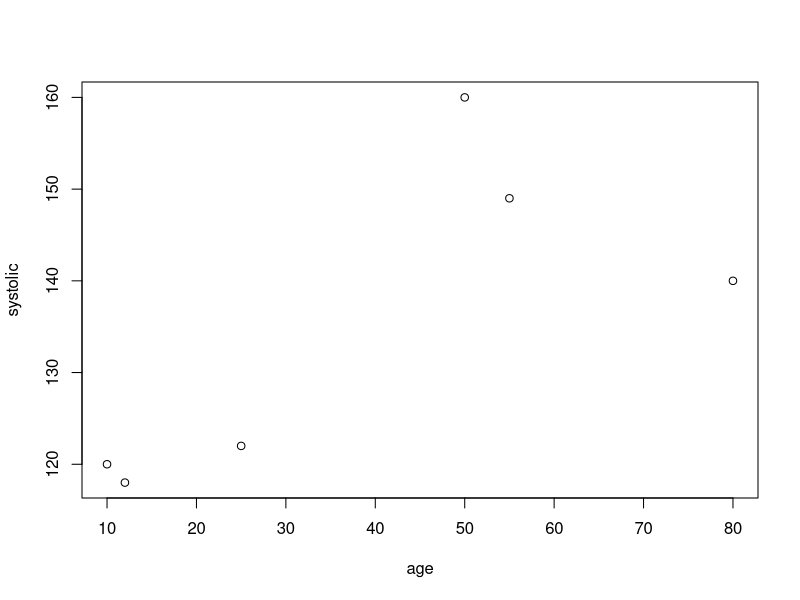
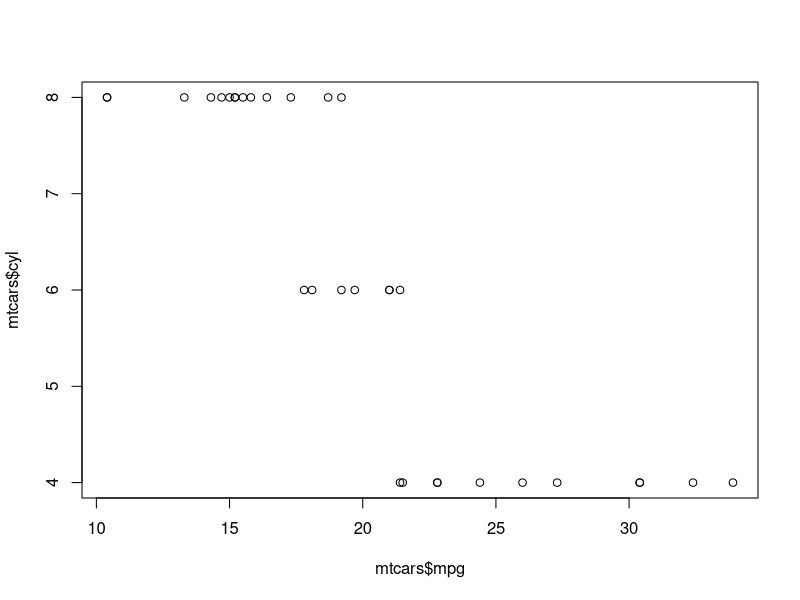
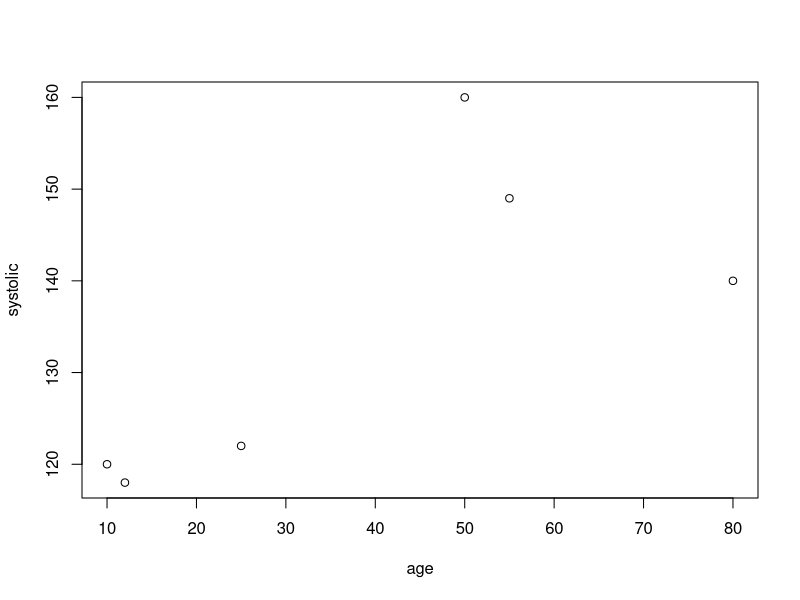

Generate these figures, in order, with R: (Note: this script raises an error after producing the figures.)
###################################################################	
### <October 4 2020> Min Lu
###
###  
###
###################################################################	
### 
### Topic 1 
### R section for BST 625
### Statistical Computing
### Fall 2020
### ------------------------------------------------------------
###  Min Lu, PhD                     m.lu6@umiami.edu
###                                  phone: 305-243-5473
###  Research Assistant Professor, Division of Biostatistics           
###  Clinical Research Building
###  1120 NW 14th Street, Room 1059
###  University of Miami, Miami FL 33136
###
###  -------------------------------------------------------------
###  THIS PROGRAM SHOULD NOT BE COPIED, USED, MODIFIED, OR 
###  DISSEMINATED IN ANY WAY WITHOUT SPECIFIC WRITTEN PERMISSION 
###  FROM THE AUTHOR.
###
###################################################################


########## R1_Intro.ppt Slides 1 to 6 ## familiar with R studio
age <- c(10, 12, 25, 50, 55, 80)       # initialize a vector
systolic <- c(120, 118, 122, 160, 149, 140)


plot(age, systolic) # make a plot


pdf("example.pdf", width = 5, height = 5)
plot(age, systolic)
dev.off()

########## R1_Intro.ppt Slides 7 to 12 ## environment

plot(mtcars$mpg, mtcars$cyl)

x <- 1
ls()    # print objects in your Global Environment
e <- new.env()  # create new environment e
e$a <- FALSE
e$b <- "a"
e$c <- 2.3
e$d <- 1:3
rm(e)  # remove environment e  
rm(x)  # remove object x from global environment

search() # display all enviornments in your RAM

ls("package:stats")  # print objects in package "stats"

install.packages("xfun")  # install a package
library("xfun")           # load a package
require("xfun")           # load a package


########## R1_Intro.ppt Slides 13 to 22 ## function usage                             

age <- c(10, 12, 25, 50, 55, 80)
mean(age) # calculate the average/mean
mean(x = age, trim = 0.2, na.rm = TRUE) # trimmed mean

mean(c(12, 25, 50, 55))

mean(age, 0.2, TRUE)  # the same as mean(x = age, trim = 0.2, na.rm = TRUE)
mean(age, 0.2)        # the same as mean(x = age, trim = 0.2, na.rm = FALSE)

########## R1_Intro.ppt Slides 23 to 25 ## initialize a vector 

lgl_var <- c(TRUE, FALSE) # logical
int_var <- c(1L, 6L, 10L) # integer
dbl_var <- c(1, 2.5, 4.5) # double
chr_var <- c("these are", "some strings") # "character"

typeof(lgl_var) 

typeof(int_var) 

typeof(dbl_var) 

typeof(chr_var) 

########## R1_Intro.ppt Slides 26 to 28 ##  a vector
names <- c("Raymond", "Lori", "Mary", "Andrew")
heightInInches <- c(67, 62, 60.01, 68)
isFemale <- c(FALSE, TRUE, TRUE, FALSE) 

baliseList <- list(names, heightInInches, isFemale) ## initialize a list
baliseList

## initialize a named list
baliseNamedList <- list(names = names, height = heightInInches, isFemale = isFemale)

print(baliseNamedList)

baliseNamedList$names

########## R1_Intro.ppt Slides 28 to 32 ## Looking at Big/Complicated Lists
balises <- baliseList
balises
print(balises)
(balises <- baliseList)
str(balises)
########## R1_Intro.ppt Slide 32 ## Looking at An Object
age <- c(10, 12, 25, 50, 55, 80)
systolic <- c(120, 118, 122, 160, 149, 140)
theModel <- lm(systolic~age)
str(theModel)

summary(theModel)



################## R1_RMarkdown.ppt slides 9
################## R style guide

## comments are retained; a comment block will be
## reflowed if it contains long comments;
#' roxygen comments will not be wrapped in any case
1 + 1

if (TRUE) {
  x = 1  # inline comments
} else {
  x = 2
  print("Oh no... ask the right bracket to go away!")
}
1 * 3  # one space before this comment will become two!
2 + 2 + 2  # only 'single quotes' are allowed in comments

lm(y ~ x1 + x2, data = data.frame(y = rnorm(100), x1 = rnorm(100), 
                                  x2 = rnorm(100)))  ### a linear model
1 + 1 + 1 + 1 + 1 + 1 + 1 + 1 + 1 + 1 + 1 + 1 + 1 + 
  1 + 1 + 1 + 1 + 1 + 1 + 1 + 1 + 1 + 1  # comment after a long line
## here is a long long long long long long long long
## long long long long long comment that may be
## wrapped

library(formatR)
tidy_source(width.cutoff = 50) # can set arbitrary width here

################## R1_RMarkdown.ppt slides 10
################################
# bring objects from loaded package to global environment .GlobalEnV
mtcars <- mtcars
x <- mean( unlist( mtcars[1:5,c(5,7,9)] )) 
# calculate the conditional mean of carb, conditioned on mpg>5
x <- mean( mtcars[which(mtcars$mpg>5), ]$carb ) 
age <- c(10, 12, 25, 50, 55, 80) # initialize a vector 
systolic <- c(120, 118, 122, 160, 149, 140) 
# calculate the conditional mean of age, conditioned on systolic > 130
avg_age_sy_g130 <- mean( age[which(systolic > 130)]) 
apply(mtcars, 2, typeof)
